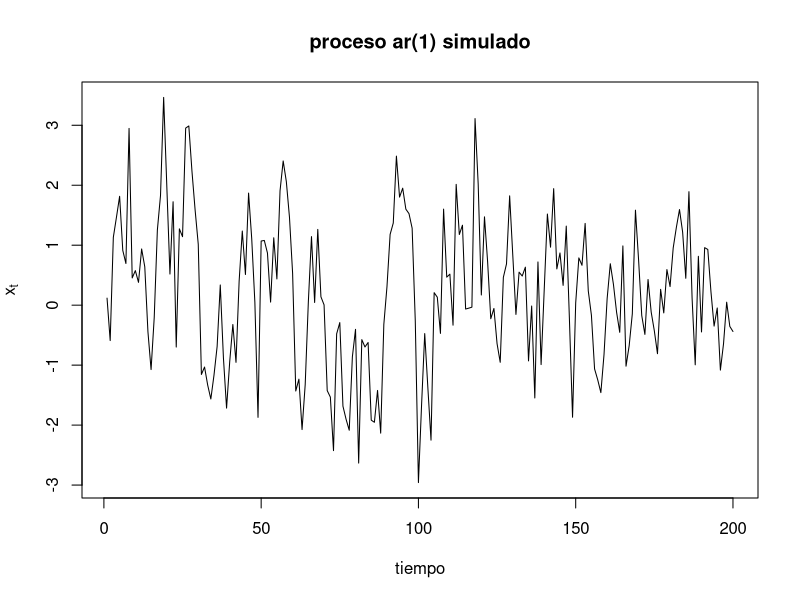
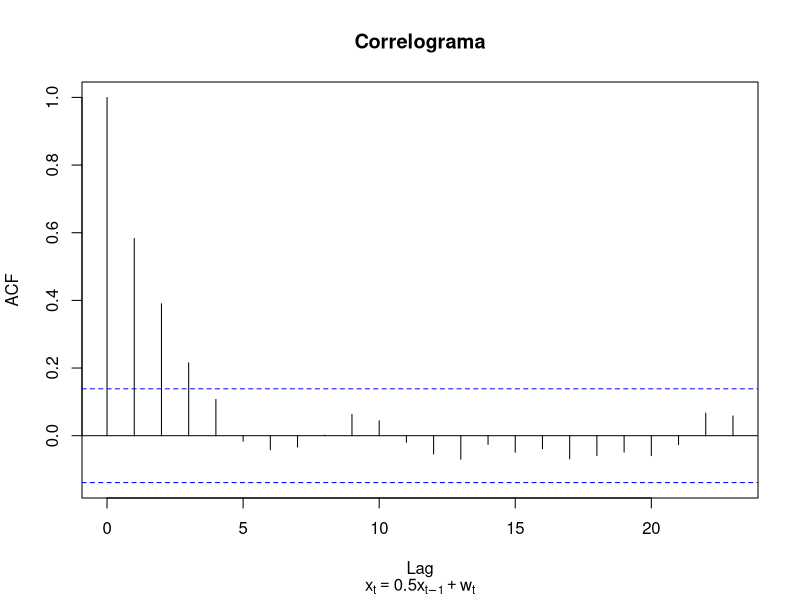
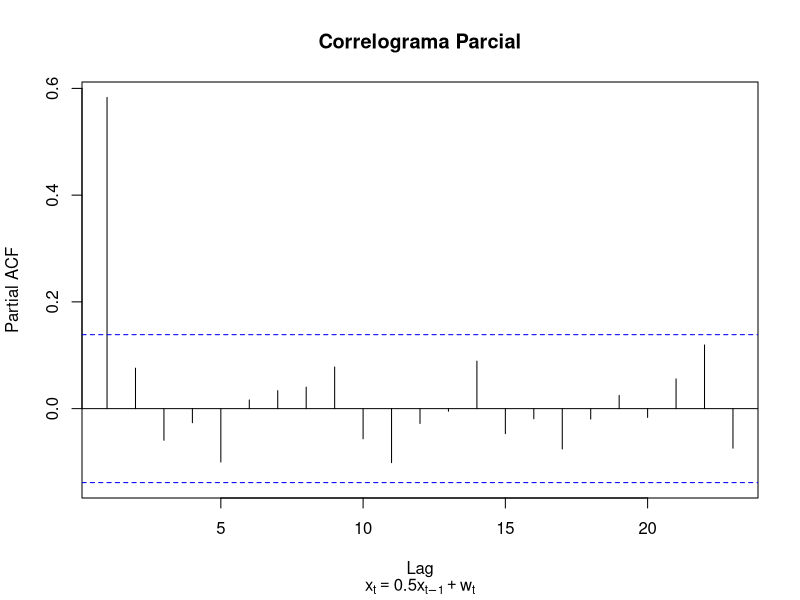
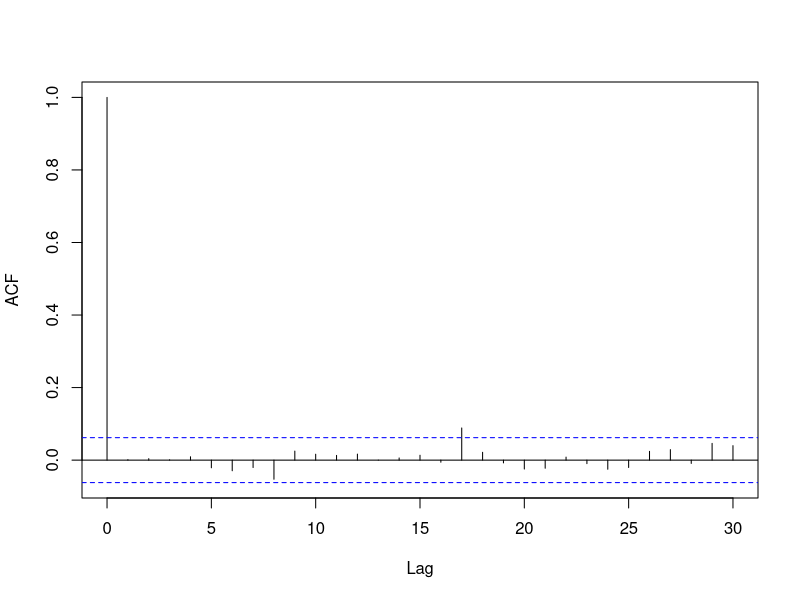

Here is the R script that generated these plots, in order:
# Retos Sesion 6

# Reto 1
# 1.- Simula un proceso AR(1) de la forma x[t] = 0.5 * x[t-1] + w[t] para t = 1, 2, ..., 200 
#     y muestra gráficamente la serie de tiempo obtenida
x <- w <- rnorm(200)
for(t in 2:200)
{
  x[t] <- 0.5 * x[t-1] + w[t]
}
plot(x, type = "l", xlab = "", ylab = "")
title(main = "proceso ar(1) simulado",
      xlab = "tiempo",
      ylab = expression(x[t]))

# 2.- Obtén el correlograma y el correlograma parcial del proceso AR(1) simulado

acf(x, main = "")
title(main = "Correlograma", 
      sub = expression(x[t]==0.5*x[t-1]+w[t]))

pacf(x, main = "")
title(main = "Correlograma Parcial", 
      sub = expression(x[t]==0.5*x[t-1]+w[t]))

# 3.- Ajusta un modelo autorregresivo a la serie simulada utilizando la función ar, observa 
#     el orden del modelo y el parámetro estimado (los parámetros estimados)

x.ar <- ar(x, method = "mle")
x.ar$order
x.ar$ar


# Reto 2

x <- arima.sim(model = list(order = c(1, 1, 1), ar = 0.6, ma = 0.2), n = 1000)

fit <- arima(x, order = c(1, 1, 1))

coefficients(fit)

acf(resid(fit), main = "")

pred <- predict(fit, n.ahead = 3)
pred$pred






